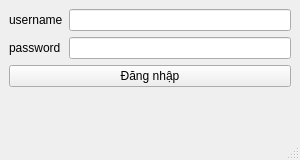
<?xml version="1.0" encoding="UTF-8"?>
<ui version="4.0">
 <class>MainWindow</class>
 <widget class="QMainWindow" name="MainWindow">
  <property name="geometry">
   <rect>
    <x>0</x>
    <y>0</y>
    <width>300</width>
    <height>160</height>
   </rect>
  </property>
  <property name="windowTitle">
   <string>MainWindow</string>
  </property>
  <widget class="QWidget" name="centralwidget">
   <layout class="QFormLayout" name="formLayout">
    <item row="0" column="0">
     <widget class="QLabel" name="label">
      <property name="text">
       <string>username</string>
      </property>
     </widget>
    </item>
    <item row="0" column="1">
     <widget class="QLineEdit" name="username"/>
    </item>
    <item row="1" column="0">
     <widget class="QLabel" name="label_2">
      <property name="text">
       <string>password</string>
      </property>
     </widget>
    </item>
    <item row="1" column="1">
     <widget class="QLineEdit" name="password"/>
    </item>
    <item row="2" column="0" colspan="2">
     <widget class="QPushButton" name="login_btn">
      <property name="text">
       <string>Đăng nhập</string>
      </property>
     </widget>
    </item>
   </layout>
  </widget>
  <widget class="QMenuBar" name="menubar">
   <property name="geometry">
    <rect>
     <x>0</x>
     <y>0</y>
     <width>300</width>
     <height>26</height>
    </rect>
   </property>
  </widget>
  <widget class="QStatusBar" name="statusbar"/>
 </widget>
 <resources/>
 <connections/>
</ui>
